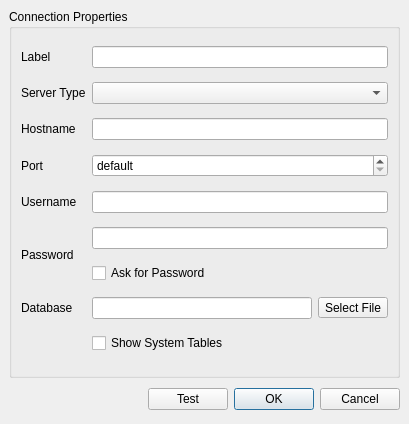
<?xml version="1.0" encoding="UTF-8"?>
<ui version="4.0">
 <class>ConnectionDlg</class>
 <widget class="QDialog" name="ConnectionDlg">
  <property name="geometry">
   <rect>
    <x>0</x>
    <y>0</y>
    <width>409</width>
    <height>424</height>
   </rect>
  </property>
  <property name="windowTitle">
   <string>Connection Properties</string>
  </property>
  <property name="windowIcon">
   <iconset resource="QtSqlView.qrc">
    <normaloff>:/img/conn.png</normaloff>:/img/conn.png</iconset>
  </property>
  <layout class="QVBoxLayout">
   <property name="spacing">
    <number>6</number>
   </property>
   <property name="leftMargin">
    <number>9</number>
   </property>
   <property name="topMargin">
    <number>9</number>
   </property>
   <property name="rightMargin">
    <number>9</number>
   </property>
   <property name="bottomMargin">
    <number>9</number>
   </property>
   <item>
    <widget class="QGroupBox" name="groupBox">
     <property name="title">
      <string>Connection Properties</string>
     </property>
     <layout class="QGridLayout">
      <property name="leftMargin">
       <number>9</number>
      </property>
      <property name="topMargin">
       <number>9</number>
      </property>
      <property name="rightMargin">
       <number>9</number>
      </property>
      <property name="bottomMargin">
       <number>9</number>
      </property>
      <property name="spacing">
       <number>6</number>
      </property>
      <item row="2" column="1" colspan="2">
       <widget class="QLineEdit" name="editHostname"/>
      </item>
      <item row="8" column="1" colspan="2">
       <widget class="QCheckBox" name="checkSysTables">
        <property name="text">
         <string>Show System Tables</string>
        </property>
       </widget>
      </item>
      <item row="7" column="1">
       <widget class="QLineEdit" name="editDatabase"/>
      </item>
      <item row="7" column="0">
       <widget class="QLabel" name="labelDatabase">
        <property name="text">
         <string>Database</string>
        </property>
        <property name="buddy">
         <cstring>editDatabase</cstring>
        </property>
       </widget>
      </item>
      <item row="5" column="0" rowspan="2">
       <widget class="QLabel" name="label6">
        <property name="text">
         <string>Password</string>
        </property>
        <property name="buddy">
         <cstring>editPassword</cstring>
        </property>
       </widget>
      </item>
      <item row="1" column="0">
       <widget class="QLabel" name="label4">
        <property name="text">
         <string>Server Type</string>
        </property>
        <property name="buddy">
         <cstring>comboType</cstring>
        </property>
       </widget>
      </item>
      <item row="1" column="1" colspan="2">
       <widget class="QComboBox" name="comboType"/>
      </item>
      <item row="2" column="0">
       <widget class="QLabel" name="labelHostname">
        <property name="text">
         <string>Hostname</string>
        </property>
        <property name="buddy">
         <cstring>editHostname</cstring>
        </property>
       </widget>
      </item>
      <item row="3" column="0">
       <widget class="QLabel" name="label3">
        <property name="text">
         <string>Port</string>
        </property>
        <property name="buddy">
         <cstring>spinPort</cstring>
        </property>
       </widget>
      </item>
      <item row="4" column="0">
       <widget class="QLabel" name="label5">
        <property name="text">
         <string>Username</string>
        </property>
        <property name="buddy">
         <cstring>editUsername</cstring>
        </property>
       </widget>
      </item>
      <item row="0" column="1" colspan="2">
       <widget class="QLineEdit" name="editLabel"/>
      </item>
      <item row="0" column="0">
       <widget class="QLabel" name="label1">
        <property name="text">
         <string>Label</string>
        </property>
        <property name="buddy">
         <cstring>editLabel</cstring>
        </property>
       </widget>
      </item>
      <item row="5" column="1" colspan="2">
       <widget class="QLineEdit" name="editPassword">
        <property name="echoMode">
         <enum>QLineEdit::Password</enum>
        </property>
       </widget>
      </item>
      <item row="4" column="1" colspan="2">
       <widget class="QLineEdit" name="editUsername"/>
      </item>
      <item row="6" column="1" colspan="2">
       <widget class="QCheckBox" name="checkAskPassword">
        <property name="text">
         <string>Ask for Password</string>
        </property>
       </widget>
      </item>
      <item row="3" column="1" colspan="2">
       <widget class="QSpinBox" name="spinPort">
        <property name="buttonSymbols">
         <enum>QAbstractSpinBox::UpDownArrows</enum>
        </property>
        <property name="specialValueText">
         <string>default</string>
        </property>
        <property name="minimum">
         <number>0</number>
        </property>
        <property name="maximum">
         <number>65535</number>
        </property>
        <property name="value">
         <number>0</number>
        </property>
       </widget>
      </item>
      <item row="7" column="2">
       <widget class="QToolButton" name="buttonSelectFile">
        <property name="text">
         <string>Select File</string>
        </property>
        <property name="icon">
         <iconset resource="QtSqlView.qrc">
          <normaloff>:/img/diropen.png</normaloff>:/img/diropen.png</iconset>
        </property>
       </widget>
      </item>
     </layout>
    </widget>
   </item>
   <item>
    <layout class="QHBoxLayout">
     <property name="spacing">
      <number>6</number>
     </property>
     <property name="leftMargin">
      <number>0</number>
     </property>
     <property name="topMargin">
      <number>0</number>
     </property>
     <property name="rightMargin">
      <number>0</number>
     </property>
     <property name="bottomMargin">
      <number>0</number>
     </property>
     <item>
      <spacer>
       <property name="orientation">
        <enum>Qt::Horizontal</enum>
       </property>
       <property name="sizeHint" stdset="0">
        <size>
         <width>131</width>
         <height>31</height>
        </size>
       </property>
      </spacer>
     </item>
     <item>
      <widget class="QPushButton" name="testButton">
       <property name="text">
        <string>Test</string>
       </property>
      </widget>
     </item>
     <item>
      <widget class="QPushButton" name="okButton">
       <property name="text">
        <string>OK</string>
       </property>
       <property name="default">
        <bool>true</bool>
       </property>
      </widget>
     </item>
     <item>
      <widget class="QPushButton" name="cancelButton">
       <property name="text">
        <string>Cancel</string>
       </property>
      </widget>
     </item>
    </layout>
   </item>
  </layout>
 </widget>
 <tabstops>
  <tabstop>editLabel</tabstop>
  <tabstop>comboType</tabstop>
  <tabstop>editHostname</tabstop>
  <tabstop>spinPort</tabstop>
  <tabstop>editUsername</tabstop>
  <tabstop>editPassword</tabstop>
  <tabstop>checkAskPassword</tabstop>
  <tabstop>editDatabase</tabstop>
  <tabstop>buttonSelectFile</tabstop>
  <tabstop>checkSysTables</tabstop>
  <tabstop>testButton</tabstop>
  <tabstop>okButton</tabstop>
  <tabstop>cancelButton</tabstop>
 </tabstops>
 <resources>
  <include location="QtSqlView.qrc"/>
 </resources>
 <connections>
  <connection>
   <sender>cancelButton</sender>
   <signal>clicked()</signal>
   <receiver>ConnectionDlg</receiver>
   <slot>reject()</slot>
   <hints>
    <hint type="sourcelabel">
     <x>398</x>
     <y>350</y>
    </hint>
    <hint type="destinationlabel">
     <x>179</x>
     <y>282</y>
    </hint>
   </hints>
  </connection>
 </connections>
</ui>
